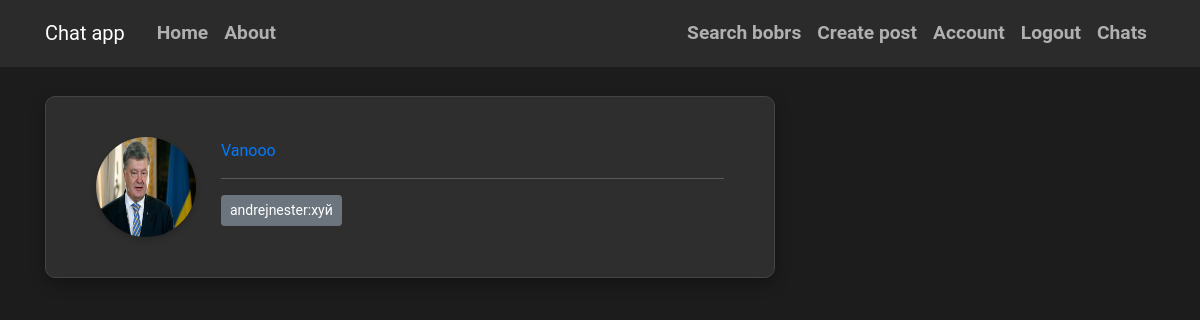
The page /chats/1 (signed in) on the database as committed earlier.
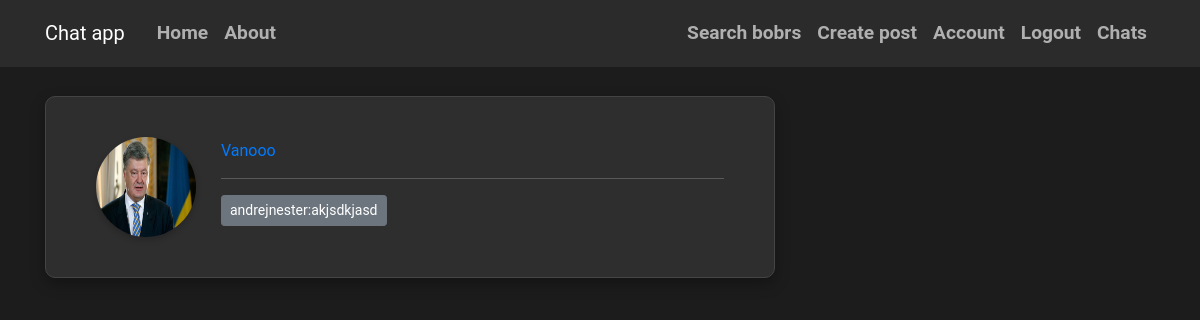
The same page on the database as committed later.
### flaskblog/models.py (models this page shows, shortened)
class Message(db.Model):
    id = db.Column(db.Integer, primary_key=True)
    body = db.Column(db.Text, nullable=False)
    timestamp = db.Column(db.DateTime, index=True, default=datetime.utcnow)
    sender_id = db.Column(db.Integer, db.ForeignKey('user.id'))
    recipient_id = db.Column(db.Integer, db.ForeignKey('user.id'))
    is_read=db.Column(db.Boolean,default=False)
    sender = db.relationship('User', foreign_keys=[sender_id], back_populates='sent_messages')
    recipient = db.relationship('User', foreign_keys=[recipient_id], back_populates='received_messages')

### flaskblog/routes.py (the view)
@app.route("/chats/<username>")
@login_required
def chats(username):
    contacts = db.session.query(Message.sender_id, Message.recipient_id).filter(
        or_(
            Message.sender_id == current_user.id,
            Message.recipient_id == current_user.id
        )
    ).all()
    user_ids=set()
    for sender_id,recipient_id in contacts:
        if sender_id!=current_user.id:
            user_ids.add(sender_id)
        if recipient_id!=current_user.id:
            user_ids.add(recipient_id)
    users = User.query.filter(User.id.in_(user_ids)).all()
    for user in users:
        room = get_room_name(current_user.username,user.username)
        messages = Message.query.filter(
            or_(
                and_(Message.sender_id == current_user.id, Message.recipient_id == user.id),
                and_(Message.sender_id == user.id, Message.recipient_id == current_user.id)
            )
        ).order_by(Message.timestamp.asc()).all()
        messages_data=[]
        for message in messages:
            sender = User.query.get(message.sender_id)
            sender_username = sender.username if sender else "Unknown"
            messages_data.append({
                'id': message.id,
                'sender': sender.username,
                'body': message.body,
                'timestamp': message.timestamp.strftime('%Y-%m-%d %H:%M:%S')
            })
        last_dict=messages_data[-1]
        last_message=last_dict['body']
        timing_last_messages=last_dict['timestamp']
        last_sender=last_dict['sender']
    return render_template('chats.html',users=users,room=room,last_message=last_message,
                           timing_last_messages=timing_last_messages,last_sender=last_sender)

### flaskblog/models.py (called while the page is built)
@login_manager.user_loader
def load_user(user_id):
    return User.query.get(int(user_id))

### flaskblog/routes.py (called while the page is built)
def get_room_name(user1,user2):
    return f"{min(user1,user2)}_{max(user1,user2)}"

### flaskblog/templates/chats.html
{% extends "base.html" %}
{% block content %}
{% for user in users %}
    <article class="media content-section">
        <img class="rounded-circle article-img" src="{{ url_for('static', filename='pictures/' + user.image_file) }}" alt="">
        <div class="media-body">
            <div class="article-metadata">
                <a class="mr-2" href="{{ url_for('user_info', username=user.username) }}">{{ user.username }}</a>
            </div>
            <a class="btn btn-secondary btn-sm mt-1 mb-1" href="{{ url_for('chat',recipient_username=user.username) }}">{{ last_sender }}:{{ last_message }}</a>
        </div>
    </article>
{% endfor %}
{% endblock %}

Rows that differ between the two databases and show on the page:
no longer on this page (row unchanged): Message: body "хуй"
added Message: body "akjsdkjasd"
